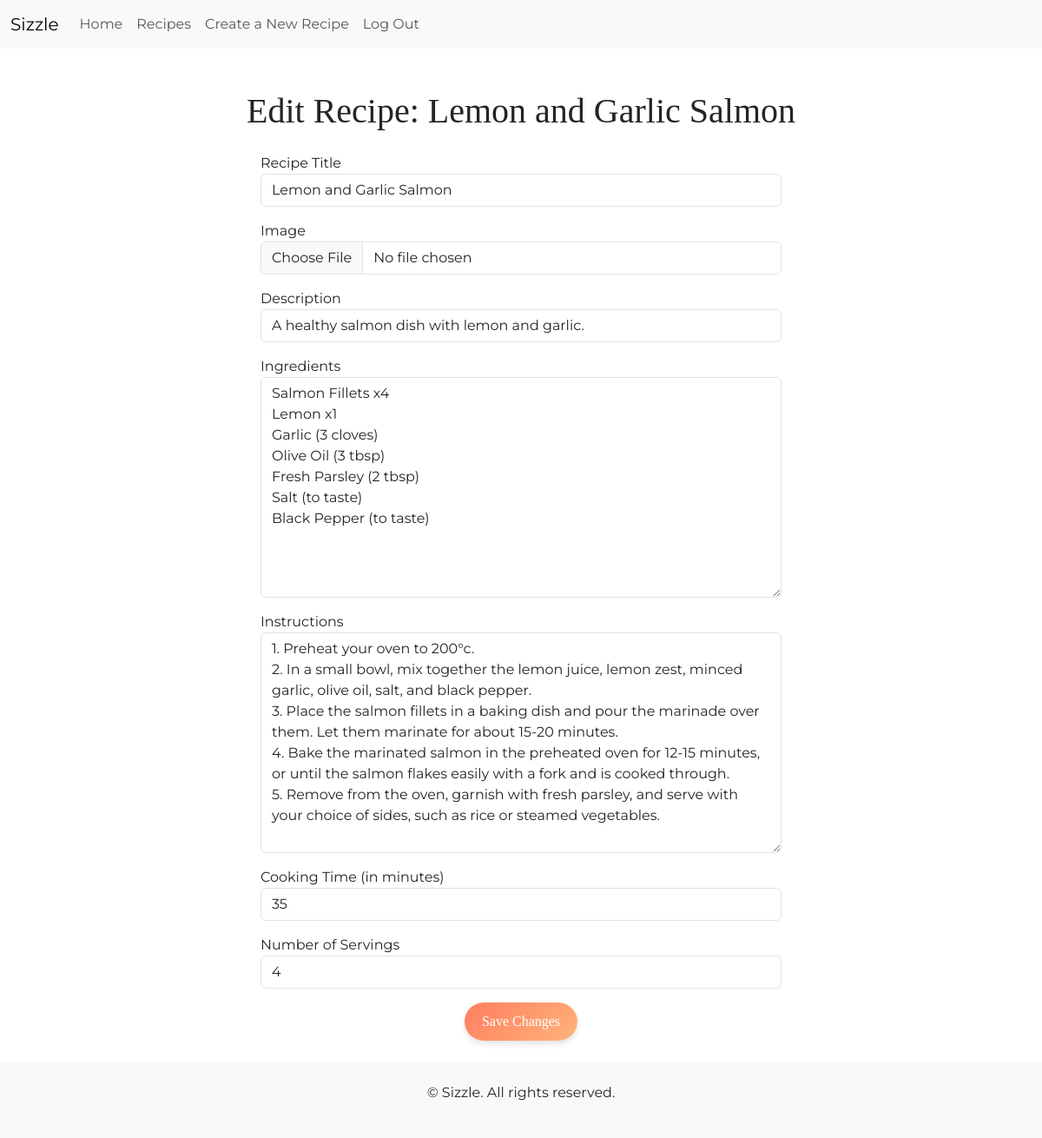
The page /recipes/edit/lemon-and-garlic-salmon/ (signed in) on the database its author committed.
### recipes/models.py (models this page shows, shortened)
class Recipe(models.Model):
    title = models.CharField(max_length=40)
    slug = models.SlugField(max_length=35, unique=True)
    author = models.ForeignKey(User, on_delete=models.CASCADE, related_name="user_recipes")
    featured_image = CloudinaryField('image')
    description = models.TextField(max_length=45)
    ingredients = models.TextField(null=True, blank=True)
    instructions = models.TextField()
    cooking_time = models.IntegerField()
    servings = models.IntegerField()
    created_on = models.DateTimeField(auto_now_add=True)
    average_rating = models.FloatField(default=0)
    class Meta:
        ordering = ['-created_on']

### recipes/views.py (the view)
# urls.py: path('recipes/edit/<slug:slug>/', edit_recipe, name='edit_recipe'),
@login_required
def edit_recipe(request, slug):
    recipe = get_object_or_404(Recipe, slug=slug)
    if request.method == 'POST':
        form = RecipeForm(request.POST, request.FILES, instance=recipe)
        if form.is_valid():
            form.save()
            messages.success(request, 'Recipe updated successfully!')
            return redirect('recipe_detail', slug=recipe.slug)
        else:
            messages.error(request, 'Please correct the errors below.')
    else:
        form = RecipeForm(instance=recipe)
    return render(request, 'recipes/edit_recipe.html', {'form': form, 'recipe': recipe, 'title': 'Edit Recipe'})

### templates/recipes/edit_recipe.html (shortened to what this page needs)
{% extends 'base.html' %}
{% load widget_tweaks %}
{% block content %}
<div class="container mt-5">
    <h1 class="text-center">Edit Recipe: {{ recipe.title }}</h1>
    <form method="POST" enctype="multipart/form-data" class="mt-4" style="max-width: 600px; margin: auto;">
        <div class="form-group mb-3">
            <label for="{{ form.title.id_for_label }}">Recipe Title</label>
            {{ form.title|add_class:"form-control" }}
        </div>
        <div class="form-group mb-3">
            <label for="{{ form.featured_image.id_for_label }}">Image</label>
            {{ form.featured_image|add_class:"form-control-file" }}
        </div>
        <div class="form-group mb-3">
            <label for="{{ form.description.id_for_label }}">Description</label>
            {{ form.description|add_class:"form-control" }}
        </div>
        <div class="form-group mb-3">
            <label for="{{ form.ingredients.id_for_label }}">Ingredients</label>
            {{ form.ingredients|add_class:"form-control" }}
        </div>
        <div class="form-group mb-3">
            <label for="{{ form.instructions.id_for_label }}">Instructions</label>
            {{ form.instructions|add_class:"form-control" }}
        </div>
        <div class="form-group mb-3">
            <label for="{{ form.cooking_time.id_for_label }}">Cooking Time (in minutes)</label>
            {{ form.cooking_time|add_class:"form-control" }}
        </div>
        <div class="form-group mb-3">
            <label for="{{ form.servings.id_for_label }}">Number of Servings</label>
            {{ form.servings|add_class:"form-control" }}
        </div>
        <div class="text-center mb-4">
            <button type="submit" class="btn btn-custom">Save Changes</button>
        </div>
    </form>
</div>
{% endblock %}

### assets/css/style.css (style rules this page uses)
h1, h2, h3, h4, h5, .btn { font-family: 'Playfair Display', serif; }
body, p { font-family: 'Montserrat', sans-serif; }
.btn-custom { background: linear-gradient(135deg, #ff7e5f, #feb47b); border: none; color: white; padding: 10px 20px; font-size: 1rem; border-radius: 50px; box-shadow: 0 4px 6px rgba(0, 0, 0, 0.1); transition: all 0.3s ease-in-out; }

### rows shown on the page
Recipe: title "Lemon and Garlic Salmon", description "A healthy salmon dish with lemon and garlic.", ingredients "Salmon Fillets x4 Lemon x1 Garlic (3 cloves) Olive Oil (3 tbsp) Fresh Parsley (2 tbsp) Salt (to taste) Black Pepper (to taste)", instructions "1. Preheat your oven to 200°c. 2. In a small bowl, mix together the lemon juice, lemon zest, minced garlic, olive oil, salt, and black pepper. 3. Place the salmon fillets in a baking dish and pour the marinade over them. Let them marinate for about 15-20 minutes. 4. Bake the marinated salmon in the preheated oven for 12-15 minutes, or until the salmon flakes easily with a fork and is cooked through. 5. Remove from the oven, garnish with fresh parsley, and serve with your choice of sides, such as rice or steamed vegetables.", cooking_time "35", servings "4"
